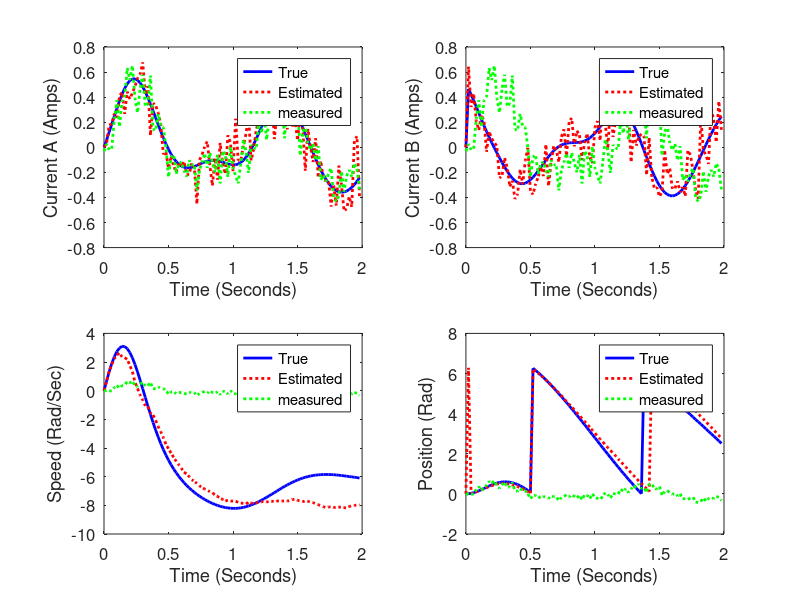
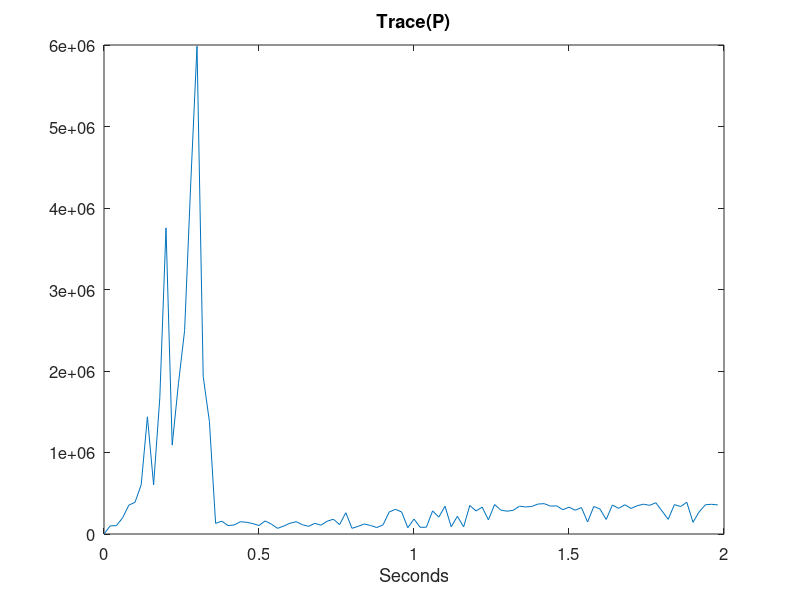

Write MATLAB code to recreate these figures, in order.
function EKF_motor_example
 
% Discrete-time extended Kalman filter simulation for two-phase 
% step motor. Estimate the stator currents, and the rotor position 
% and velocity, on the basis of noisy measurements of the stator 
% currents.
 
Ra = 2; % Winding resistance
L = 0.003; % Winding inductance
lambda = 0.1; % Motor constant
J = 0.002; % Moment of inertia
B = 0.001; % Coefficient of viscous friction
 
ControlNoise = 0.001; % std dev of uncertainty in control inputs (amps)
AccelNoise = 0.05; % std dev of shaft acceleration noise (rad/sec^2)
 
MeasNoise = 0.1; % standard deviation of measurement noise (amps)
R = [MeasNoise^2 0; 0 MeasNoise^2]; % Measurement noise covariance
xdotNoise = [ControlNoise/L; ControlNoise/L; 0.5; 0];
% Define the continuous-time process noise covariance Q
Q = [xdotNoise(1)^2 0 0 0; 
    0 xdotNoise(2)^2 0 0; 
    0 0 xdotNoise(3)^2 0; 
    0 0 0 xdotNoise(4)^2]; 
P = 1*eye(4); % Initial state estimation covariance
dt = 0.0002; % Simulation step size (seconds)
T = 0.001; % how often measurements are obtained
tf = 2; % Simulation length
 
x = [0; 0; 0; 0]; % Initial state
xhat = x; % Initial state estimate
w = 2 * pi; % Control input frequency (rad/sec)
Q = Q * T; % discrete-time process noise covariance
 
dtPlot = 0.01; % How often to plot results
tPlot = -inf; % Most recent time at which data was saved for plotting
 
% Initialize arrays for plotting at the end of the program
xArray = []; % true state
xhatArray = []; % estimated state
trPArray = []; % trace of estimation error covariance
tArray = []; % time array
yArray=[]; 
% Begin simulation loop
for t = 0 : T : tf-T+eps
    y = [x(1); x(2)] + MeasNoise * randn(2,1); % noisy measurement
    if t >= tPlot + dtPlot
        % Save data for plotting
        tPlot = t + dtPlot - eps;
        xArray = [xArray x];
        xhatArray = [xhatArray xhat];
        trPArray = [trPArray trace(P)];
        tArray = [tArray t];
        yArray=[yArray y];
    end
    % System simulation
    for tau = 0 : dt : T-dt+eps
        time = t + tau;
        ua = sin(w*time);
        ub = cos(w*time);
        xdot = [-Ra/L*x(1) + x(3)*lambda/L*sin(x(4)) + ua/L;
            -Ra/L*x(2) - x(3)*lambda/L*cos(x(4)) + ub/L;
            -3/2*lambda/J*x(1)*sin(x(4)) + ...
            3/2*lambda/J*x(2)*cos(x(4)) - B/J*x(3);
            x(3)];
        xdot = xdot + xdotNoise .* randn(4,1);
        x = x + xdot * dt; % rectangular integration
        x(4) = mod(x(4), 2*pi); % keep the angle between 0 and 2*pi
    end
    ua = sin(w*t);
    ub = cos(w*t);
    % Compute the partial derivative matrices
    A = [-Ra/L 0 lambda/L*sin(xhat(4)) xhat(3)*lambda/L*cos(xhat(4));
        0 -Ra/L -lambda/L*cos(xhat(4)) xhat(3)*lambda/L*sin(xhat(4));
        -3/2*lambda/J*sin(xhat(4)) 3/2*lambda/J*cos(xhat(4)) -B/J ...
        -3/2*lambda/J*(xhat(1)*cos(xhat(4))+xhat(2)*sin(xhat(4)));
        0 0 1 0];
    C = [1 0 0 0; 0 1 0 0];
    % Compute the Kalman gain
    K = P * C' * inv(C * P * C' + R);
    % Update the state estimate
    deltax = [-Ra/L*xhat(1) + xhat(3)*lambda/L*sin(xhat(4)) + ua/L;
            -Ra/L*xhat(2) - xhat(3)*lambda/L*cos(xhat(4)) + ub/L;
            -3/2*lambda/J*xhat(1)*sin(xhat(4)) + ...
            3/2*lambda/J*xhat(2)*cos(xhat(4)) - B/J*xhat(3);
            xhat(3)] * T;
    xhat = xhat + deltax + K * (y - [xhat(1); xhat(2)]);
    % keep the angle estimate between 0 and 2*pi
    xhat(4) = mod(xhat(4), 2*pi); 
    % Update the estimation error covariance.
    % Don't delete the extra parentheses (numerical issues).
    P = A * ((eye(4) - K * C) * P) * A' + Q; 
end
 yArray;
% Plot the results
close all;
figure; set(gcf,'Color','White');
 
subplot(2,2,1); hold on; box on;
plot(tArray, xArray(1,:), 'b-', 'LineWidth', 2);
plot(tArray, xhatArray(1,:), 'r:', 'LineWidth', 2)
plot(tArray, yArray(1,:), 'g:', 'LineWidth', 2)
set(gca,'FontSize',12);
xlabel('Time (Seconds)');ylabel('Current A (Amps)');
legend('True', 'Estimated','measured');
 
subplot(2,2,2); hold on; box on;
plot(tArray, xArray(2,:), 'b-', 'LineWidth', 2);
plot(tArray, xhatArray(2,:), 'r:', 'LineWidth', 2)
plot(tArray, yArray(1,:), 'g:', 'LineWidth', 2)
set(gca,'FontSize',12);
xlabel('Time (Seconds)');ylabel('Current B (Amps)');
legend('True', 'Estimated','measured');
 
subplot(2,2,3); hold on; box on;
plot(tArray, xArray(3,:), 'b-', 'LineWidth', 2);
plot(tArray, xhatArray(3,:), 'r:', 'LineWidth', 2)
plot(tArray, yArray(1,:), 'g:', 'LineWidth', 2)
set(gca,'FontSize',12); 
xlabel('Time (Seconds)'); ylabel('Speed (Rad/Sec)');
legend('True', 'Estimated','measured');
 
subplot(2,2,4); hold on; box on;
plot(tArray, xArray(4,:), 'b-', 'LineWidth', 2);
plot(tArray,xhatArray(4,:), 'r:', 'LineWidth', 2)
plot(tArray, yArray(1,:), 'g:', 'LineWidth', 2)
set(gca,'FontSize',12); 
xlabel('Time (Seconds)'); ylabel('Position (Rad)');
legend('True', 'Estimated','measured');
 
figure;
plot(tArray, trPArray); title('Trace(P)', 'FontSize', 12);
set(gca,'FontSize',12); set(gcf,'Color','White');
xlabel('Seconds');
 
% Compute the standard deviation of the estimation errors
N = size(xArray, 2);
N2 = round(N / 2);
xArray = xArray(:,N2:N);
xhatArray = xhatArray(:,N2:N);
iaEstErr = sqrt(norm(xArray(1,:)-xhatArray(1,:))^2 / size(xArray,2));
ibEstErr = sqrt(norm(xArray(2,:)-xhatArray(2,:))^2 / size(xArray,2));
wEstErr = sqrt(norm(xArray(3,:)-xhatArray(3,:))^2 / size(xArray,2));
thetaEstErr = sqrt(norm(xArray(4,:)-xhatArray(4,:))^2 / size(xArray,2));
disp(['Std Dev of Estimation Errors = ',num2str(iaEstErr),', ', ...
    num2str(ibEstErr),', ',num2str(wEstErr),', ',num2str(thetaEstErr)]);
